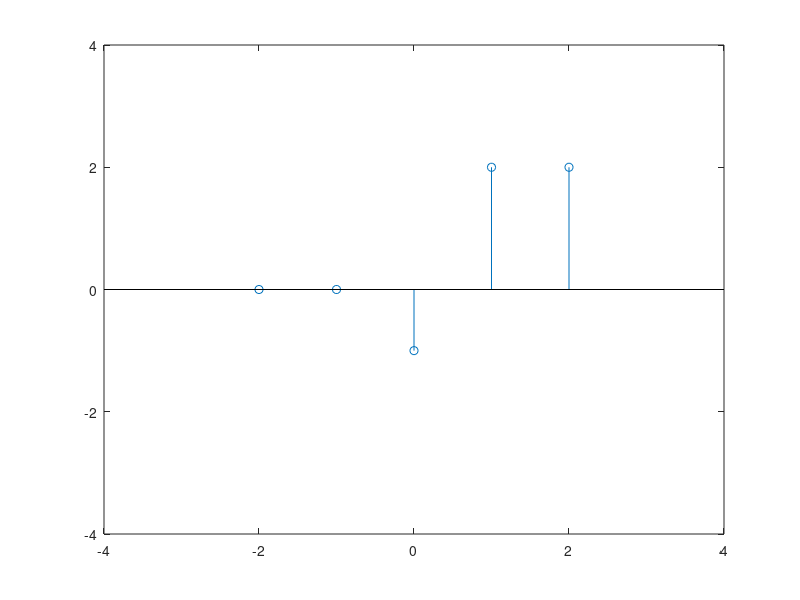

Here is the MATLAB script that generated this plot:
% 1.) x[n] = -1delta(n-0)+2delta(n-1)-2delta(n-2)

n = -2:2;
x_n = -1*(n==0) + 2*(n==1) + 2*(n==2);
stem(n,x_n);
axis([-4 4 -4 4]);

E_n = sum(abs(x_n).^2);

% 2.) x[n] = {-1(<--),2,-2} when the arrow means the 0 position

x_n2=-1*(n==0) + 2*(n==1) -2*(n==2);
E_n2 = sum(abs(x_n2).^2);